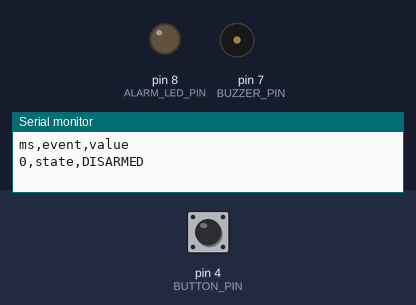
Recording of a sketch running on a simulated Arduino Uno, built with avr-gcc and run on an emulated ATmega328P. Parts: output pins drawn as LEDs (lit = HIGH), buzzer (waves = sounding, pin HIGH), the last lines printed to the serial monitor. Dashed ring = blinking. The inputs (shaded band) are chosen by the test bench; at power-on: pin 4 (BUTTON_PIN) HIGH.

Above: at 1.2 s.
1.3 s: pin 4 (BUTTON_PIN) pulled LOW for 0.15 s
At 3.8 s:
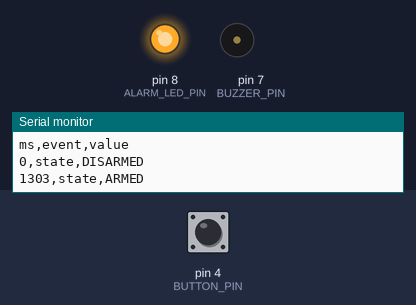
4.4 s: pin 4 (BUTTON_PIN) pulled LOW for 1 s
At 5.1 s:
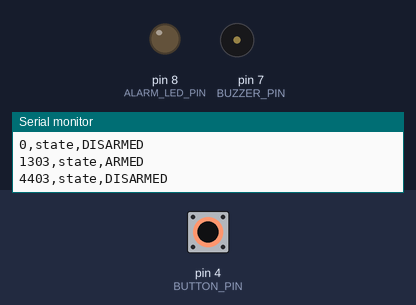
6.9 s: pin 4 (BUTTON_PIN) pulled LOW for 3.2 s
At 7.8 s:
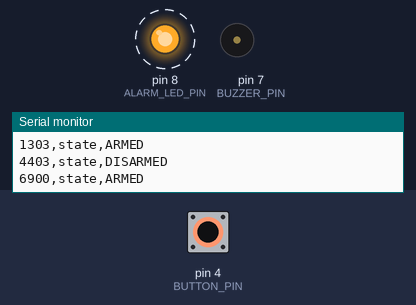
Timing chart, 0 to 19.1 s (numbered marks = the images above; inputs shaded):
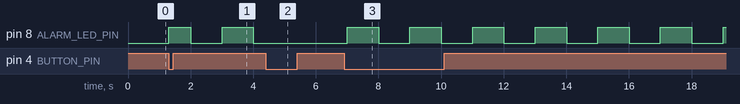

Measured:
- after the input at 1.3 s, pin 8 (ALARM_LED_PIN): LOW → HIGH at once, → LOW 0.70 s later, → HIGH 1.0 s later, → LOW 1.0 s later
- after the input at 4.4 s, pin 8 (ALARM_LED_PIN): stays LOW (without the input it goes to HIGH after 0.61 s)
- after the input at 6.9 s, pin 8 (ALARM_LED_PIN): alternates HIGH for 1.0 s and LOW for 1.0 s, starting after 0.10 s

The sketch:

04_security_system.ino
```cpp
/*
  04_security_system — a small alarm with a STATE MACHINE.

  States:
    DISARMED  -> nothing happens (lights work as normal)
    ARMED     -> motion = intruder!
    ALARM     -> siren + flashing red LED (latched: stays until you press the button)

  Button (D4 to GND) toggles DISARMED <-> ARMED, and stops an ALARM.
  Safety/limits: the siren goes quiet after SIREN_MAX_MS so it never beeps forever,
  but the red LED keeps flashing until a person resets it.
*/
const int PIR_PIN = 2;
const int BUTTON_PIN = 4;
const int BUZZER_PIN = 7;
const int ALARM_LED_PIN = 8;

const unsigned long SIREN_MAX_MS = 20000;     // 20 s of noise max
const unsigned long ARM_DELAY_MS = 10000;     // 10 s to walk away after arming
const unsigned long PIR_WARMUP_MS = 60000;

enum State { DISARMED, ARMED, ALARM };
State state = DISARMED;
unsigned long stateSince = 0;

bool lastButton = HIGH;
unsigned long lastButtonChange = 0;

/** Purpose: readable state name for Serial. Args: s. Returns: text. */
const char* stateName(State s) {
  if (s == DISARMED) return "DISARMED";
  if (s == ARMED) return "ARMED";
  return "ALARM";
}

/** Purpose: change state and log it. Args: next state. Returns: nothing. */
void setState(State next) {
  state = next;
  stateSince = millis();
  Serial.print(millis()); Serial.print(",state,"); Serial.println(stateName(state));
}

/**
 * Purpose: detect one clean button press (debounced).
 * Args: none
 * Returns: true once per press
 */
bool buttonPressed() {
  bool now = digitalRead(BUTTON_PIN);
  if (now != lastButton && millis() - lastButtonChange > 50) {
    lastButtonChange = millis();
    lastButton = now;
    if (now == LOW) return true;     // pressed (INPUT_PULLUP)
  }
  return false;
}

void setup() {
  Serial.begin(9600);
  pinMode(PIR_PIN, INPUT);
  pinMode(BUTTON_PIN, INPUT_PULLUP);
  pinMode(BUZZER_PIN, OUTPUT);
  pinMode(ALARM_LED_PIN, OUTPUT);
  Serial.println("ms,event,value");
  setState(DISARMED);
}

void loop() {
  unsigned long now = millis();
  bool motion = (now > PIR_WARMUP_MS) && digitalRead(PIR_PIN) == HIGH;
  bool pressed = buttonPressed();

  // ---- DECIDE ----
  switch (state) {
    case DISARMED:
      if (pressed) setState(ARMED);
      break;
    case ARMED:
      if (pressed) setState(DISARMED);
      else if (motion && now - stateSince > ARM_DELAY_MS) setState(ALARM);
      break;
    case ALARM:
      if (pressed) setState(DISARMED);   // a person must reset it
      break;
  }

  // ---- ACT ----
  bool blink = (now / 250) % 2;          // toggles every 250 ms
  if (state == ALARM) {
    digitalWrite(ALARM_LED_PIN, blink);
    bool sirenAllowed = now - stateSince < SIREN_MAX_MS;
    digitalWrite(BUZZER_PIN, sirenAllowed && blink);
  } else if (state == ARMED) {
    digitalWrite(ALARM_LED_PIN, (now / 1000) % 2);   // slow blink = armed
    digitalWrite(BUZZER_PIN, LOW);
  } else {
    digitalWrite(ALARM_LED_PIN, LOW);
    digitalWrite(BUZZER_PIN, LOW);
  }
  delay(10);
}
```
